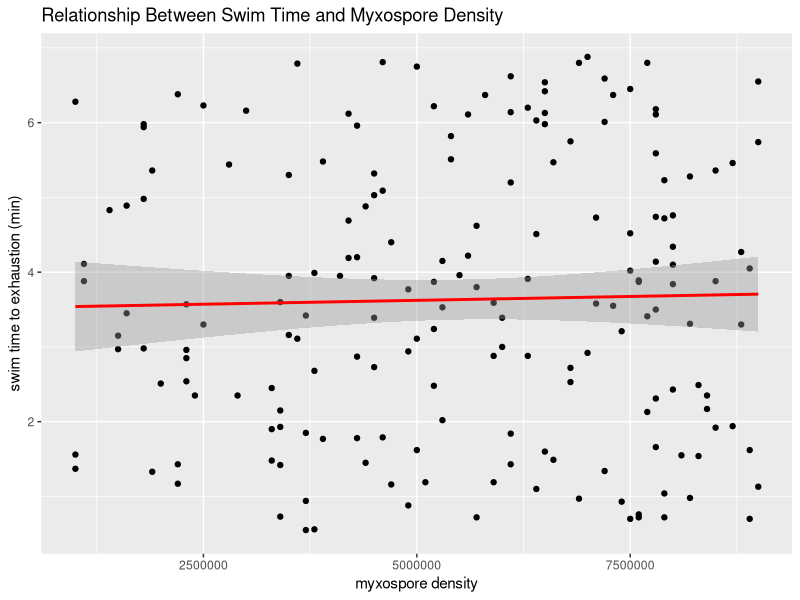
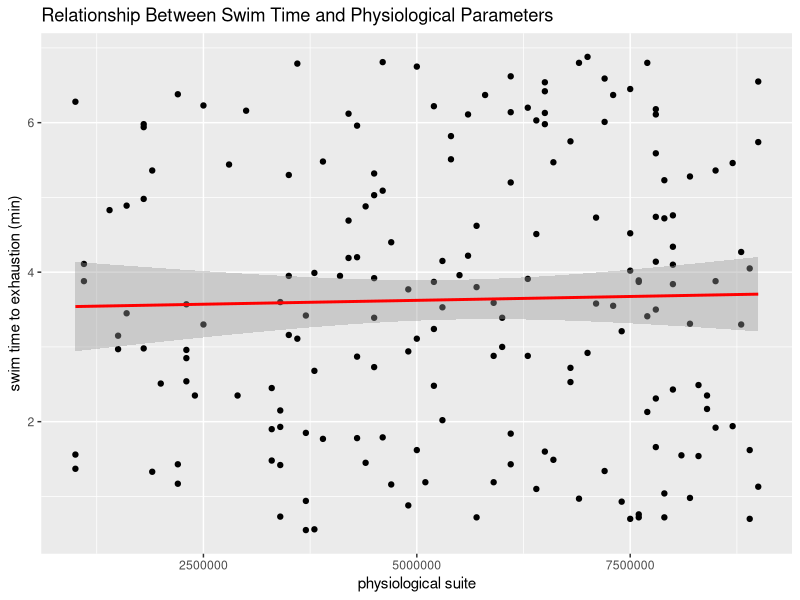
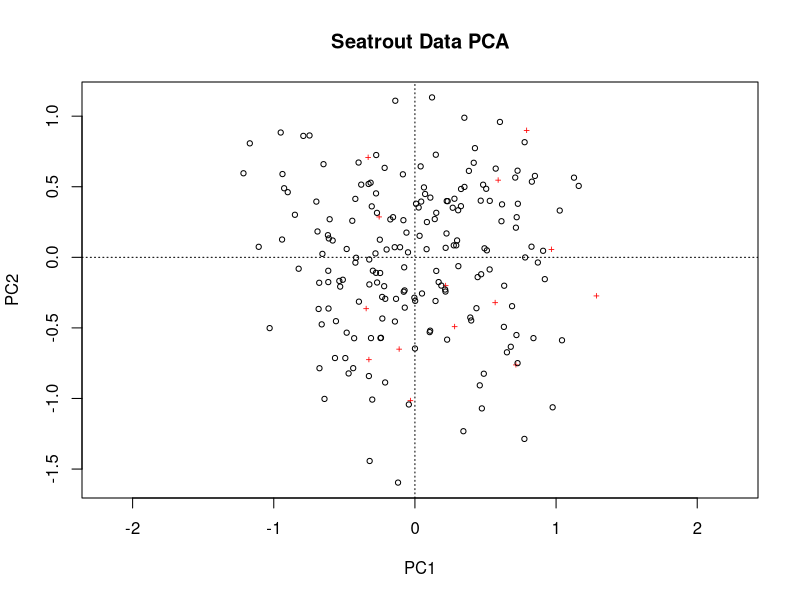
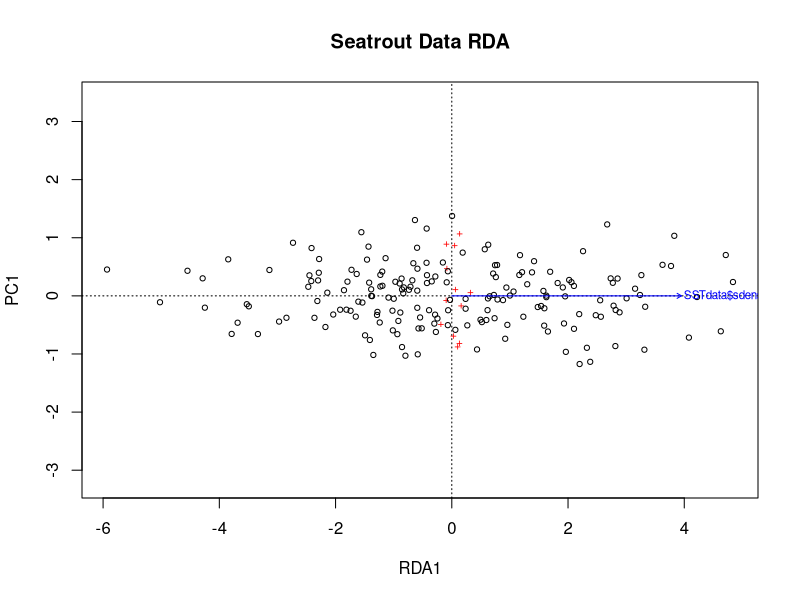
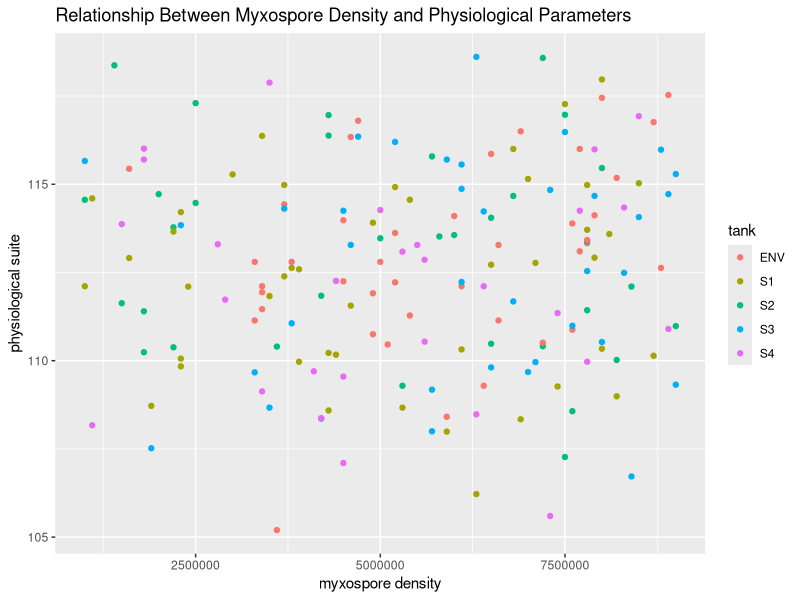

Generate these figures, in order, with R:
## ---- chunk 1
library(ggplot2)
library(permute)
library(lattice)
library(vegan)
library(pwr)
library(grid)
library(gridExtra)
## ---- chunk 2
tank<-sample(c("S1", "S2", "S3", "S4", "ENV"), 183, replace = TRUE)
sdens<-as.numeric(sample(seq(1000000,9000000, 100000), 183, replace=TRUE))
swim<-as.numeric(sample(seq(0.5, 7, 0.01), 183, replace=TRUE))
prHb<-sample(seq(5.9,6.3, 0.01), 183, replace=TRUE)
poHb<-sample(seq(6.2,6.9, 0.01), 183, replace=TRUE)
prHct<-sample(seq(25,28, 0.1), 183, replace=TRUE)
poHct<-sample(seq(27,31, 0.1), 183, replace=TRUE)
bLac<-sample(seq(4.0,6.8, 0.01), 183, replace=TRUE)
bGlu<-sample(seq(4.6,8, 0.01), 183, replace=TRUE)
mLac<-sample(seq(24,30, 0.01), 183, replace=TRUE)
mGlu<-sample(seq(1.5,3.3, 0.01), 183, replace=TRUE)
mGly<-sample(seq(1.5,3.8, 0.01), 183, replace=TRUE)
CS<-sample(seq(0.1,0.5, 0.01), 183, replace=TRUE)
LDH<-sample(seq(0.2,0.8, 0.01), 183, replace=TRUE)
leng<-sample(119:200, 183, replace=TRUE)
sex<-sample(c("M", "F"), 183, replace = TRUE)
## ---- chunk 3
SSTdata<-data.frame(tank, sdens, swim, prHb, poHb, prHct, poHct, bLac, bGlu, mLac, mGlu, mGly, CS, LDH, leng, sex)

## ---- chunk 4
print(SSTdata)
## ---- chunk 5
timexspore<-lm(as.numeric(SSTdata$swim) ~ as.numeric(SSTdata$sdens))
summary(timexspore)
## ---- chunk 6
ggplot(SSTdata, aes(x = as.numeric(sdens), y = as.numeric(swim))) + 
  geom_point() +
  stat_smooth(method = "lm", col = "red") +
  ggtitle("Relationship Between Swim Time and Myxospore Density") +
  labs(y= "swim time to exhaustion (min)", x = "myxospore density")
## ---- chunk 7
physio<-as.numeric(SSTdata$prHb)+as.numeric(SSTdata$poHb)+as.numeric(SSTdata$prHct)+as.numeric(SSTdata$poHct)+as.numeric(SSTdata$bLac)+as.numeric(SSTdata$mLac)+as.numeric(SSTdata$bGlu)+as.numeric(SSTdata$mGlu)+as.numeric(SSTdata$mGly)+as.numeric(SSTdata$CS)+as.numeric(SSTdata$LDH)

ts2<-glm(as.numeric(SSTdata$swim) ~ as.numeric(SSTdata$sdens) + physio)

summary(ts2)
## ---- chunk 8
ggplot(SSTdata, aes(x = as.numeric(sdens) + physio, y = as.numeric(swim))) + 
  geom_point() +
  stat_smooth(method = "glm", col = "red") +
  ggtitle("Relationship Between Swim Time and Physiological Parameters") +
  labs(y= "swim time to exhaustion (min)", x = "physiological suite")
## ---- chunk 9
tankaov<-aov(as.numeric(sdens) ~ tank, data=SSTdata)
summary(tankaov)
## ---- chunk 10
tanktukey<-TukeyHSD(tankaov)
tanktukey
## ---- chunk 11
names(SSTdata) %in% c('tank', 'sex')
subSST<-SSTdata[, !(names(SSTdata) %in% c('tank', 'sex'))]
subSST
## ---- chunk 12
PCA1<-rda(subSST ~ 1, scale = TRUE)
## ---- chunk 13
plot(PCA1, main="Seatrout Data PCA")

## ---- chunk 14
summary(PCA1)
## ---- chunk 15
PCA1$
PCA1$tot.chi
PCA1$CA$eig
## ---- chunk 16
round(PCA1$CA$eig / PCA1$tot.chi, 2)
## ---- chunk 17
physSST<-SSTdata[, !(names(SSTdata) %in% c('tank', 'sex', 'leng', 'sdens'))]
physSST
## ---- chunk 18
PCA2<-rda(physSST ~ SSTdata$sdens, scale = TRUE)
## ---- chunk 19
summary(PCA2)
## ---- chunk 20
plot(PCA2, main="Seatrout Data RDA")
## ---- chunk 21
PCA2$
PCA2$tot.chi
PCA2$CA$eig
## ---- chunk 22
round(PCA2$CA$eig / PCA1$tot.chi, 2)
## ---- chunk 23
p1<-pwr.anova.test(f=0.25,n=50,k=5,sig.level=0.05)
p1
## ---- chunk 24
write.csv(SSTdata,"C:\\Users\\Jessica Daly\\Documents\\R\\SST-project\\SSTdata.csv", row.names = TRUE)
## ---- chunk 25
PCA2_out <- as.data.frame(PCA2$x)
PCA2_out$group <- sapply( strsplit(as.character(row.names(df)), "_"), "[[", 1 )
head(PCA2_out)
## ---- chunk 26
ggPCA2<-ggplot(PCA2_out,aes(x=SSTdata$sdens,y=physio,color=tank)) +
        ggtitle("Relationship Between Myxospore Density and Physiological Parameters") +
        labs(y= "physiological suite", x = "myxospore density")
ggPCA2<-ggPCA2+geom_point()
ggPCA2
